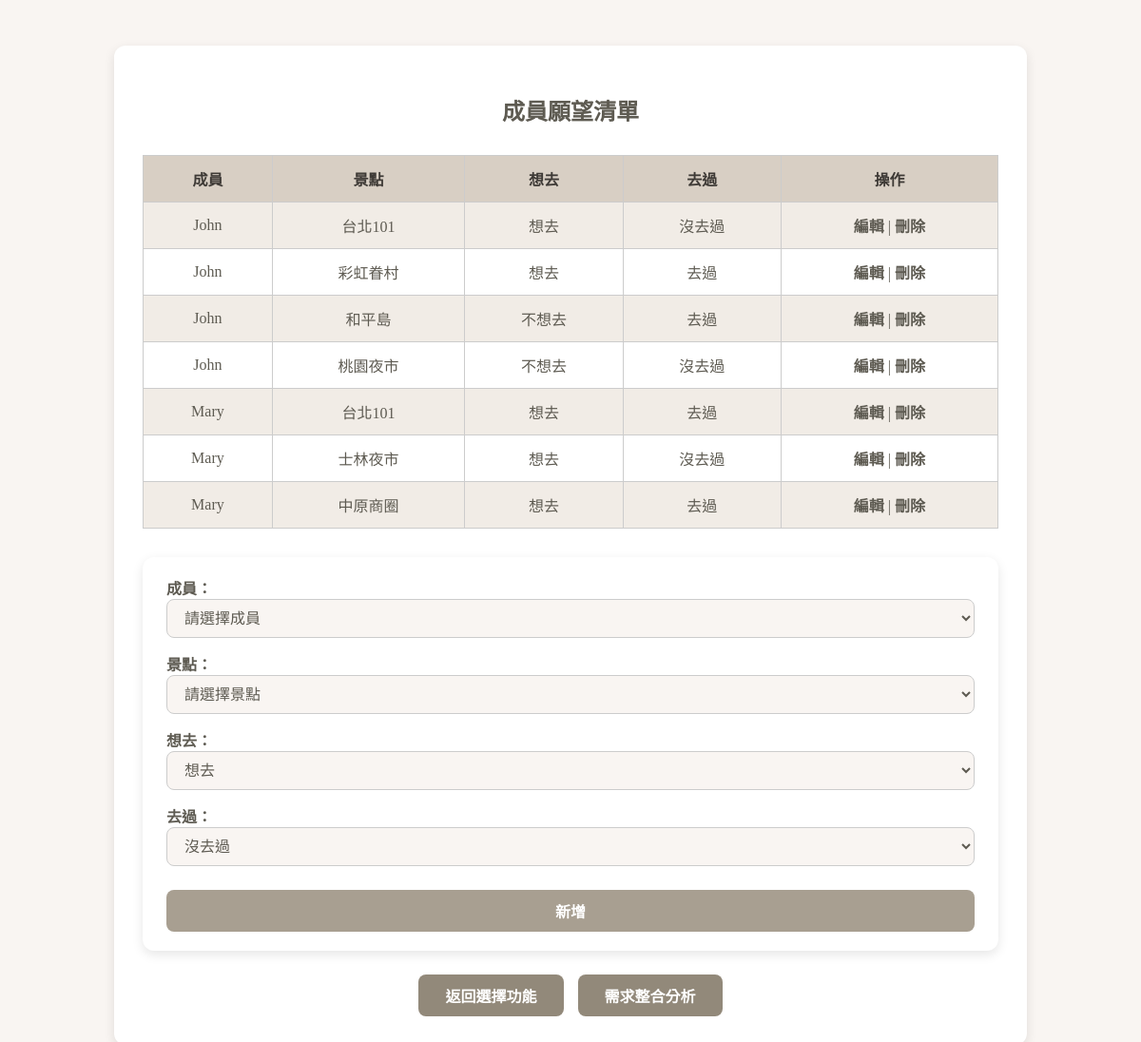
/members_wishlist.php, run on the app's committed database.
### tables this page shows
CREATE TABLE `members_wishlist` (
  `wishlist_id` int(11) NOT NULL,
  `member_id` int(11) DEFAULT NULL,
  `place_id` int(11) DEFAULT NULL,
  `place_name` varchar(100) DEFAULT NULL,
  `member_name` varchar(50) DEFAULT NULL,
  `want_go` varchar(50) DEFAULT NULL,
  `been_there` varchar(50) DEFAULT NULL
);

CREATE TABLE `members` (
  `member_id` int(11) NOT NULL,
  `user_id` int(11) DEFAULT NULL,
  `member_name` varchar(50) DEFAULT NULL,
  `member_user_id` int(11) DEFAULT NULL,
  `member_relationship_name` varchar(50) DEFAULT NULL
);

### members_wishlist.php (the view, shortened to what this page needs)
<?php
$link = mysqli_connect("localhost", "root", "", "travel_pockets");
mysqli_set_charset($link, "utf8");
$user_id = 1;
$edit_mode = false;
$edit_data = [
    'member_id' => '',
    'place_id' => '',
    'want_go' => '想去',
    'been_there' => '沒去過',
];
$query = "
SELECT mw.wishlist_id, m.member_name, mw.place_name, mw.want_go, mw.been_there
FROM members_wishlist mw
JOIN members m ON mw.member_id = m.member_id
WHERE m.user_id = ?
ORDER BY mw.wishlist_id ASC
";
$stmt = $link->prepare($query);
$stmt->bind_param("i", $user_id);
$stmt->execute();
$result = $stmt->get_result();
?>
<!DOCTYPE html>
<html lang="zh-Hant">
<head>
</head>
<body>
<div class="container">
<h2> 成員願望清單</h2>
<table>
  <tr>
    <th>成員</th>
    <th>景點</th>
    <th>想去</th>
    <th>去過</th>
    <th>操作</th>
  </tr>
  <?php while ($row = $result->fetch_assoc()) { ?>
  <tr>
    <td><?= htmlspecialchars($row['member_name']) ?></td>
    <td><?= htmlspecialchars($row['place_name']) ?></td>
    <td><?= htmlspecialchars($row['want_go']) ?></td>
    <td><?= htmlspecialchars($row['been_there']) ?></td>
    <td>
      <a href="?edit=<?= htmlspecialchars($row['wishlist_id']) ?>">編輯</a> |
      <a href="?delete=<?= htmlspecialchars($row['wishlist_id']) ?>" onclick="return confirm('確定刪除？')">刪除</a>
    </td>
  </tr>
  <?php } ?>
</table>
<form method="post" autocomplete="off">
  <label for="member_id">成員：
    <select name="member_id" id="member_id" required>
      <option value="">請選擇成員</option>
    </select>
  </label>
  <label for="place_id">景點：
    <select name="place_id" id="place_id" required>
      <option value="">請選擇景點</option>
    </select>
  </label>
  <label for="want_go">想去：
    <select name="want_go" id="want_go" required>
      <option value="想去" <?= $edit_data['want_go'] === '想去' ? 'selected' : '' ?>>想去</option>
    </select>
  </label>
  <label for="been_there">去過：
    <select name="been_there" id="been_there" required>
      <option value="沒去過" <?= $edit_data['been_there'] === '沒去過' ? 'selected' : '' ?>>沒去過</option>
    </select>
  </label>
  <button type="submit" name="submit"><?= $edit_mode ? "更新" : "新增" ?></button>
</form>
<div class="btn-group">
  <button onclick="location.href='function.php'">返回選擇功能</button>
  <button onclick="location.href='wishlist_analysis.php'">需求整合分析</button>
</div>
</div>
</body>
</html>

### members_wishlist.php (style rules this page uses)
body { font-family: '微軟正黑體'; background-color: #f9f5f2; padding: 40px; color: #5e5b52; }
.container { max-width: 900px; margin: auto; background-color: #fff; padding: 30px; border-radius: 12px; box-shadow: 0 4px 12px rgba(0,0,0,0.1); }
h2 { text-align: center; color: #5e5b52; margin-bottom: 30px; }
table { width: 100%; border-collapse: collapse; margin-top: 10px; }
th, td { border: 1px solid #ccc; padding: 12px; text-align: center; color: #5e5b52; }
th { background-color: #d8cfc4; color: #3e3a36; }
tr:nth-child(even) { background-color: #f1ece6; }
a { color: #5e5b52; text-decoration: none; font-weight: 600; }
form { margin-top: 30px; background-color: #fff; padding: 20px 25px; border-radius: 12px; box-shadow: 0 4px 12px rgba(0,0,0,0.1); }
label { display: block; margin-bottom: 15px; font-weight: 600; color: #5e5b52; }
select, button { width: 100%; padding: 10px 14px; border-radius: 8px; border: 1px solid #ccc; font-size: 16px; background-color: #f9f5f2; color: #5e5b52; cursor: pointer; transition: background-color 0.3s ease; }
button[type="submit"] { margin-top: 10px; font-weight: 700; background-color: #a89f91; border: none; color: white; }
.btn-group { margin-top: 25px; display: flex; gap: 15px; justify-content: center; }
.btn-group button { width: auto; padding: 10px 28px; background-color: #92897a; color: white; border: none; border-radius: 8px; font-weight: 600; }

### data on the page
members_wishlist: member.member_name "John", place_name "台北101", want_go "想去", been_there "沒去過"
members_wishlist: member.member_name "John", place_name "彩虹眷村", want_go "想去", been_there "去過"
members_wishlist: member.member_name "John", place_name "和平島", want_go "不想去", been_there "去過"
members_wishlist: member.member_name "John", place_name "桃園夜市", want_go "不想去", been_there "沒去過"
members_wishlist: member.member_name "Mary", place_name "台北101", want_go "想去", been_there "去過"
members_wishlist: member.member_name "Mary", place_name "士林夜市", want_go "想去", been_there "沒去過"
members_wishlist: member.member_name "Mary", place_name "中原商圈", want_go "想去", been_there "去過"
